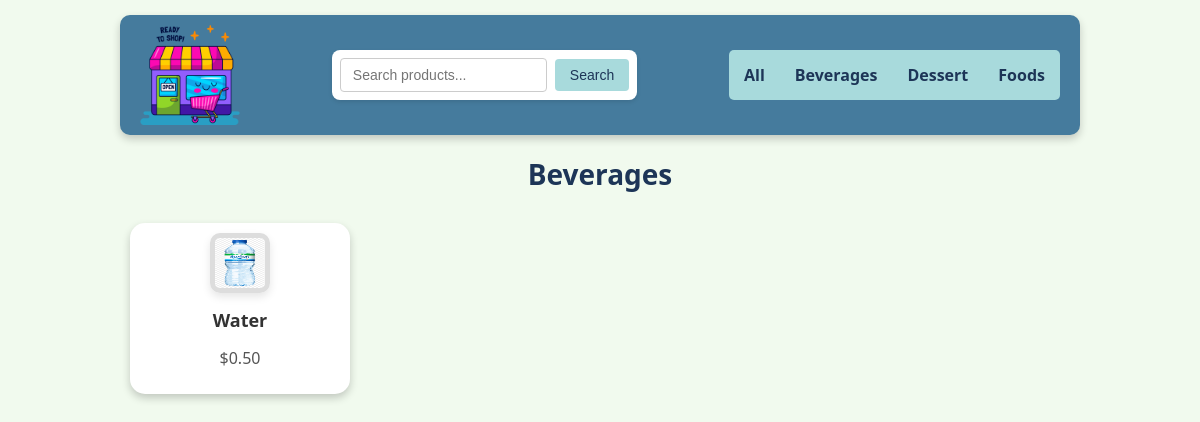
Screenshot of /categories/2/ with the database file from the repository.
### shop/models.py (models this page shows, shortened)
class Category(models.Model):
    name = models.CharField(max_length=30)

class Product(models.Model):
    name = models.CharField(max_length=30)
    category = models.ForeignKey(Category, on_delete=models.CASCADE)
    price = models.FloatField()
    volume = models.CharField(max_length=10)
    description = models.CharField(max_length=255)
    image = models.ImageField(upload_to='Images/', blank=True, null=True)

### shop/views/indexview.py (the view)
# urls.py: path('categories/<int:id>/', IndexView.as_view(), name='category-details'),
class IndexView(ListView):
    model = Product
    template_name = "shop/index.html"
    context_object_name = 'products'
    ordering = ['name']
    def get_context_data(self, **kwargs):
        context = super().get_context_data(**kwargs)
        categories = Category.objects.order_by("name")
        filter = self.request.GET.get("q", "")
        if filter:
            title = f"Search results for '{filter}'"
            products = Product.objects.filter(name__icontains=filter).order_by("name")
        else:
            title = "All Products"
            products = Product.objects.all().order_by("name")
        context['categories'] = [{'id': c.id, 'name': c.name} for c in categories]
        context['title'] = title
        context['products'] = products
        category_id = self.kwargs.get('id')
        if category_id:
            context['title'] = next((c.name for c in categories if c.id == int(category_id)), "No Category")
            context['products'] = Product.objects.filter(category_id=category_id).order_by("name")
        return context

### shop/templatetags/html_formatters.py (called while the page is built)
def currency_dollar(value):
    return f"${value:.2f}"

### shop/templates/shop/index.html
{% extends "shop/master.html" %}
{% load static %}
{% load html_formatters %}
{% block main %}
<div id="productgrid">
    {% for product in products %}
    <div class="product">
      <img src="{{ product.image.url }}" alt="{{ product.name }}" style="width: 50px; height: 50px;">
      <a href="{% url 'product-details' product.id %}">{{ product.name }}</a>
      <p>{{ product.price| currency_dollar }}</p>
    </div>
  {% endfor %}
</div>
{% endblock %}

### shop/templates/shop/master.html (shortened to what this page needs)
<!DOCTYPE html>
<html lang="en">
<head>
  {% load static %}
  <link rel="stylesheet" href="{% static 'shop/styles/screen.css' %}">
</head>
<body>
  <header>
    <img src="{% static 'shop/Images/shop.png' %}" alt="Logo" class="logo">
    <form method="GET" action="{% url 'index' %}" class="search-form">
      <input type="text" name="q" value="{{ request.GET.q }}" placeholder="Search products...">
      <button type="submit">Search</button>
    </form>
    <nav id="categories">
      <ul>
        <li><a href="{% url 'index' %}">All</a></li>
        {% for category in categories %}
        <li><a href="{% url 'category-details' category.id %}">{{ category.name }}</a></li>
        {% endfor %}
      </ul>
    </nav>
  </header>
  <h1>{{ title }}</h1>
  {% block main %}
  {% endblock %}
</body>
</html>

### shop/static/shop/styles/screen.css (style rules this page uses)
body { font-family: 'Segoe UI', Tahoma, Geneva, Verdana, sans-serif; font-weight: 400; margin: 0; padding: 0; width: 100%; max-width: 960px; margin: 0 auto; background-color: #f1faee; }
header { margin-top: 15px; display: flex; justify-content: space-between; align-items: center; padding: 10px 20px; background-color: #457b9d; border-radius: 10px; box-shadow: 0 4px 8px rgba(0, 0, 0, 0.2); transition: box-shadow 0.3s, transform 0.3s; }
.logo { width: 100px; transition: transform 0.3s, filter 0.3s; }
nav#categories { border-radius: 5px; background-color: #a8dadc; height: 50px; display: flex; align-items: center; transition: background-color 0.3s, transform 0.3s; }
nav#categories ul { list-style: none; padding: 0; margin: 0; display: flex; height: 100%; }
nav#categories ul li { margin: 0 15px; transition: transform 0.3s; }
nav#categories ul li a { color: #1d3557; text-decoration: none; font-size: 16px; font-weight: 600; line-height: 50px; transition: color 0.3s, text-decoration 0.3s, transform 0.3s; }
h1 { color: #1d3557; text-align: center; margin: 20px 0; font-size: 28px; font-weight: 600; transition: color 0.3s, transform 0.3s; }
#productgrid { display: grid; grid-template-columns: repeat(4, 1fr); gap: 20px; justify-content: center; padding: 10px; }
.product { background-color: #fff; border-radius: 15px; text-align: center; overflow: hidden; box-shadow: 0 4px 8px rgba(0, 0, 0, 0.2); transition: transform 0.3s, box-shadow 0.3s, background-color 0.3s; position: relative; padding: 10px; z-index: 0; }
.product img { display: block; max-width: 100%; height: auto; margin: 0 auto; border: 5px solid #ddd; border-radius: 10px; box-shadow: 0 4px 8px rgba(0, 0, 0, 0.1); transition: transform 0.3s, box-shadow 0.3s; }
.product a { display: block; font-size: 18px; font-weight: 600; color: #333; text-decoration: none; margin: 15px 0; transition: color 0.3s, transform 0.3s; z-index: 1; }
.product p { font-size: 16px; color: #555; margin: 0; padding: 0 15px 15px; }
.product::after { content: ''; position: absolute; top: 0; left: 0; width: 100%; height: 100%; background: rgba(0, 0, 0, 0.1); transition: opacity 0.3s; opacity: 0; z-index: -1; }
.search-form { display: flex; align-items: center; margin: 20px 0; padding: 8px; background-color: #fff; border-radius: 8px; box-shadow: 0 2px 4px rgba(0, 0, 0, 0.1); max-width: 500px; margin: 20px auto; transition: box-shadow 0.3s, transform 0.3s; }
.search-form input[type="text"] { flex: 1; padding: 8px 12px; border: 1px solid #ccc; border-radius: 4px; font-size: 14px; outline: none; transition: border-color 0.3s, box-shadow 0.3s; }
.search-form button { padding: 8px 15px; margin-left: 8px; background-color: #a8dadc; color: #1d3557; border: none; border-radius: 4px; font-size: 14px; cursor: pointer; transition: background-color 0.3s, transform 0.3s, box-shadow 0.3s; }

### rows the page displays
Category: name "Beverages", name "Beverages"
Category: name "Dessert"
Category: name "Foods"
Product: image (picture), name "Water", price "$0.50"
